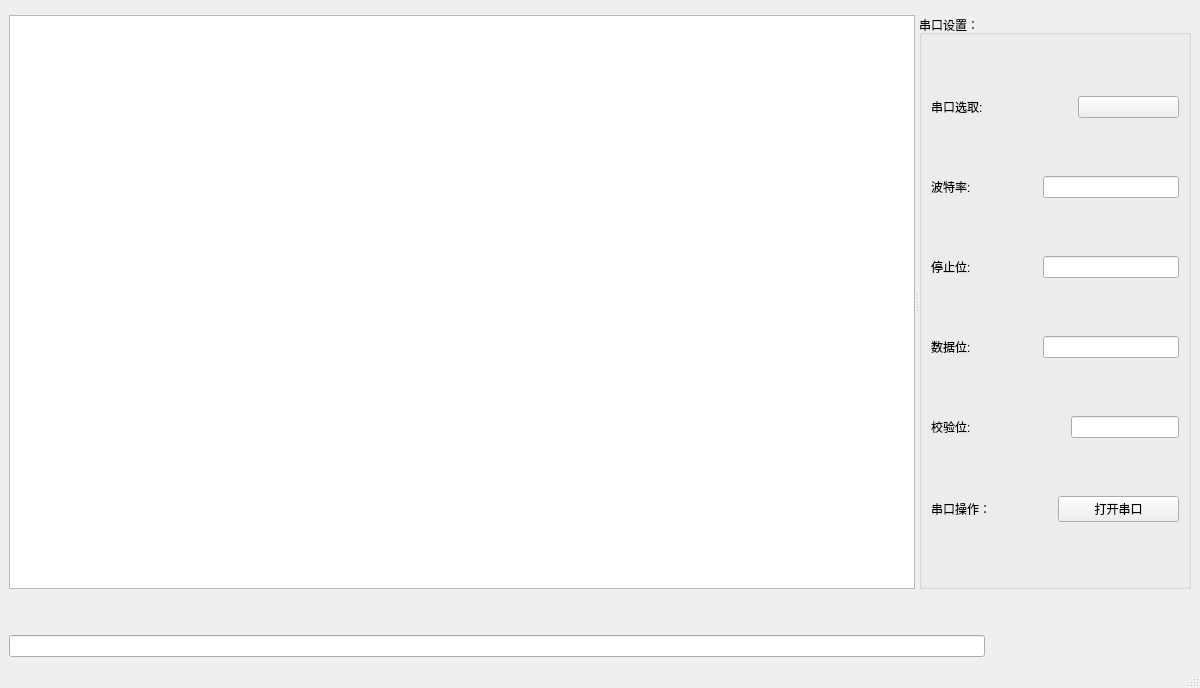
<?xml version="1.0" encoding="UTF-8"?>
<ui version="4.0">
 <class>MainWindow</class>
 <widget class="QMainWindow" name="MainWindow">
  <property name="windowModality">
   <enum>Qt::WindowModal</enum>
  </property>
  <property name="geometry">
   <rect>
    <x>0</x>
    <y>0</y>
    <width>1200</width>
    <height>688</height>
   </rect>
  </property>
  <property name="windowTitle">
   <string>MainWindow</string>
  </property>
  <widget class="QWidget" name="centralwidget">
   <layout class="QGridLayout" name="gridLayout_2">
    <item row="0" column="0">
     <widget class="CommandBar" name="CommandBar">
      <property name="frameShadow">
       <enum>QFrame::Sunken</enum>
      </property>
     </widget>
    </item>
    <item row="1" column="0">
     <widget class="QSplitter" name="splitter">
      <property name="sizePolicy">
       <sizepolicy hsizetype="MinimumExpanding" vsizetype="Expanding">
        <horstretch>0</horstretch>
        <verstretch>0</verstretch>
       </sizepolicy>
      </property>
      <property name="orientation">
       <enum>Qt::Horizontal</enum>
      </property>
      <widget class="TextEdit" name="TextEdit_Print">
       <property name="sizePolicy">
        <sizepolicy hsizetype="Fixed" vsizetype="Expanding">
         <horstretch>180</horstretch>
         <verstretch>140</verstretch>
        </sizepolicy>
       </property>
      </widget>
      <widget class="QGroupBox" name="groupBox_Serial">
       <property name="title">
        <string>串口设置：</string>
       </property>
       <layout class="QGridLayout" name="gridLayout">
        <item row="5" column="0">
         <layout class="QHBoxLayout" name="horizontalLayout_12">
          <item>
           <widget class="BodyLabel" name="BodyLabel">
            <property name="text">
             <string>串口操作：</string>
            </property>
           </widget>
          </item>
          <item>
           <widget class="PrimaryPushButton" name="PrimaryPushButton_OpenSerial">
            <property name="text">
             <string>打开串口</string>
            </property>
           </widget>
          </item>
         </layout>
        </item>
        <item row="0" column="0">
         <layout class="QHBoxLayout" name="horizontalLayout_9">
          <item>
           <widget class="SubtitleLabel" name="SubtitleLabel">
            <property name="text">
             <string>串口选取:</string>
            </property>
           </widget>
          </item>
          <item>
           <spacer name="horizontalSpacer_5">
            <property name="orientation">
             <enum>Qt::Horizontal</enum>
            </property>
            <property name="sizeType">
             <enum>QSizePolicy::Fixed</enum>
            </property>
            <property name="sizeHint" stdset="0">
             <size>
              <width>40</width>
              <height>20</height>
             </size>
            </property>
           </spacer>
          </item>
          <item>
           <widget class="ComboBox" name="comboBox_SerialSel">
            <property name="editable" stdset="0">
             <bool>false</bool>
            </property>
           </widget>
          </item>
         </layout>
        </item>
        <item row="2" column="0">
         <layout class="QHBoxLayout" name="horizontalLayout_8">
          <item>
           <widget class="SubtitleLabel" name="SubtitleLabel_3">
            <property name="text">
             <string>停止位:</string>
            </property>
           </widget>
          </item>
          <item>
           <spacer name="horizontalSpacer_2">
            <property name="orientation">
             <enum>Qt::Horizontal</enum>
            </property>
            <property name="sizeType">
             <enum>QSizePolicy::Fixed</enum>
            </property>
            <property name="sizeHint" stdset="0">
             <size>
              <width>66</width>
              <height>20</height>
             </size>
            </property>
           </spacer>
          </item>
          <item>
           <widget class="EditableComboBox" name="comboBox_stop_bit">
            <property name="editable" stdset="0">
             <bool>true</bool>
            </property>
           </widget>
          </item>
         </layout>
        </item>
        <item row="1" column="0">
         <layout class="QHBoxLayout" name="horizontalLayout_7">
          <item>
           <widget class="SubtitleLabel" name="SubtitleLabel_2">
            <property name="text">
             <string>波特率:</string>
            </property>
           </widget>
          </item>
          <item>
           <spacer name="horizontalSpacer">
            <property name="orientation">
             <enum>Qt::Horizontal</enum>
            </property>
            <property name="sizeType">
             <enum>QSizePolicy::Fixed</enum>
            </property>
            <property name="sizeHint" stdset="0">
             <size>
              <width>66</width>
              <height>20</height>
             </size>
            </property>
           </spacer>
          </item>
          <item>
           <widget class="EditableComboBox" name="comboBox_byterate">
            <property name="editable" stdset="0">
             <bool>true</bool>
            </property>
           </widget>
          </item>
         </layout>
        </item>
        <item row="4" column="0">
         <layout class="QHBoxLayout" name="horizontalLayout_11">
          <item>
           <widget class="SubtitleLabel" name="SubtitleLabel_5">
            <property name="minimumSize">
             <size>
              <width>68</width>
              <height>0</height>
             </size>
            </property>
            <property name="text">
             <string>校验位:</string>
            </property>
           </widget>
          </item>
          <item>
           <spacer name="horizontalSpacer_3">
            <property name="orientation">
             <enum>Qt::Horizontal</enum>
            </property>
            <property name="sizeType">
             <enum>QSizePolicy::Fixed</enum>
            </property>
            <property name="sizeHint" stdset="0">
             <size>
              <width>66</width>
              <height>20</height>
             </size>
            </property>
           </spacer>
          </item>
          <item>
           <widget class="EditableComboBox" name="comboBox_checkbit">
            <property name="editable" stdset="0">
             <bool>true</bool>
            </property>
           </widget>
          </item>
         </layout>
        </item>
        <item row="3" column="0">
         <layout class="QHBoxLayout" name="horizontalLayout_10">
          <item>
           <widget class="SubtitleLabel" name="SubtitleLabel_4">
            <property name="text">
             <string>数据位:</string>
            </property>
           </widget>
          </item>
          <item>
           <spacer name="horizontalSpacer_4">
            <property name="orientation">
             <enum>Qt::Horizontal</enum>
            </property>
            <property name="sizeType">
             <enum>QSizePolicy::Fixed</enum>
            </property>
            <property name="sizeHint" stdset="0">
             <size>
              <width>66</width>
              <height>20</height>
             </size>
            </property>
           </spacer>
          </item>
          <item>
           <widget class="EditableComboBox" name="comboBox_data_bit">
            <property name="editable" stdset="0">
             <bool>true</bool>
            </property>
           </widget>
          </item>
         </layout>
        </item>
       </layout>
      </widget>
     </widget>
    </item>
    <item row="3" column="0">
     <layout class="QHBoxLayout" name="horizontalLayout">
      <item>
       <widget class="LineEdit" name="LineEdit_Send"/>
      </item>
      <item>
       <spacer name="horizontalSpacer_6">
        <property name="orientation">
         <enum>Qt::Horizontal</enum>
        </property>
        <property name="sizeType">
         <enum>QSizePolicy::Fixed</enum>
        </property>
        <property name="sizeHint" stdset="0">
         <size>
          <width>200</width>
          <height>20</height>
         </size>
        </property>
       </spacer>
      </item>
      <item>
       <widget class="PrimarySplitPushButton" name="PrimarySplitPushButton_sendData">
        <property name="text_" stdset="0">
         <string>发送</string>
        </property>
       </widget>
      </item>
     </layout>
    </item>
    <item row="2" column="0">
     <spacer name="verticalSpacer">
      <property name="orientation">
       <enum>Qt::Vertical</enum>
      </property>
      <property name="sizeType">
       <enum>QSizePolicy::Minimum</enum>
      </property>
      <property name="sizeHint" stdset="0">
       <size>
        <width>20</width>
        <height>40</height>
       </size>
      </property>
     </spacer>
    </item>
   </layout>
  </widget>
  <widget class="QMenuBar" name="menubar">
   <property name="geometry">
    <rect>
     <x>0</x>
     <y>0</y>
     <width>1200</width>
     <height>26</height>
    </rect>
   </property>
  </widget>
  <widget class="QStatusBar" name="statusbar"/>
 </widget>
 <customwidgets>
  <customwidget>
   <class>ComboBox</class>
   <extends>QPushButton</extends>
   <header>qfluentwidgets</header>
  </customwidget>
  <customwidget>
   <class>EditableComboBox</class>
   <extends>LineEdit</extends>
   <header>qfluentwidgets</header>
  </customwidget>
  <customwidget>
   <class>PushButton</class>
   <extends>QPushButton</extends>
   <header>qfluentwidgets</header>
  </customwidget>
  <customwidget>
   <class>PrimaryPushButton</class>
   <extends>PushButton</extends>
   <header>qfluentwidgets</header>
  </customwidget>
  <customwidget>
   <class>SplitPushButton</class>
   <extends>QWidget</extends>
   <header>qfluentwidgets</header>
  </customwidget>
  <customwidget>
   <class>PrimarySplitPushButton</class>
   <extends>SplitPushButton</extends>
   <header>qfluentwidgets</header>
  </customwidget>
  <customwidget>
   <class>BodyLabel</class>
   <extends>QLabel</extends>
   <header>qfluentwidgets</header>
  </customwidget>
  <customwidget>
   <class>SubtitleLabel</class>
   <extends>QLabel</extends>
   <header>qfluentwidgets</header>
  </customwidget>
  <customwidget>
   <class>LineEdit</class>
   <extends>QLineEdit</extends>
   <header>qfluentwidgets</header>
  </customwidget>
  <customwidget>
   <class>TextEdit</class>
   <extends>QTextEdit</extends>
   <header>qfluentwidgets</header>
  </customwidget>
  <customwidget>
   <class>CommandBar</class>
   <extends>QFrame</extends>
   <header>qfluentwidgets</header>
  </customwidget>
 </customwidgets>
 <resources/>
 <connections/>
</ui>
